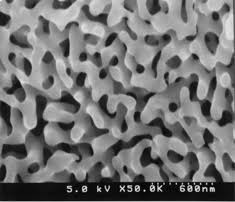
#> input picture input_images/ダウンロード.jpg, 235 x 202 px, found by its file name
$ python ROI.py
#> lines starting #> are read from the running program, lines starting #| are printed output that depends on the picture
import matplotlib.pyplot as plt
from matplotlib.widgets import RectangleSelector
from skimage import io

# 選択範囲の左上(x1, y1)と右下(x2, y2)
x1 = y1 = x2 = y2 = 0

def onselect(eclick, erelease):
    global x1, y1, x2, y2
    # もし eclick.xdata や erelease.xdata が None であれば、ドラッグが無効
    if eclick.xdata is None or erelease.xdata is None:
        print("ドラッグが正しく行われていません。画像の上でドラッグしてみてください。")
        return

    x1, y1 = int(eclick.xdata), int(eclick.ydata)
    x2, y2 = int(erelease.xdata), int(erelease.ydata)

    width = abs(x2 - x1)
    height = abs(y2 - y1)
    area = width * height

    print(f"選択された範囲: (x1={x1}, y1={y1}) → (x2={x2}, y2={y2})")
    print(f"幅: {width} px, 高さ: {height} px, 面積: {area} px^2\n")

def main():
    # 画像読み込み
    image_path = "input_images/ダウンロード.jpg"
    img = io.imread(image_path)
#> img is the input picture: shape (202, 235, 3); min 0, max 245, mean 116.1

    fig, ax = plt.subplots()
    ax.imshow(img, cmap='gray')
    ax.set_title("ドラッグで範囲選択 → ピクセル数を計測")

    # drawtype='box' を明記, button=[1] を削除
    rect_selector = RectangleSelector(
        ax,
        onselect,
        useblit=False,
        minspanx=5,
        minspany=5,
        spancoords='data',
        interactive=True
    )

    plt.show()
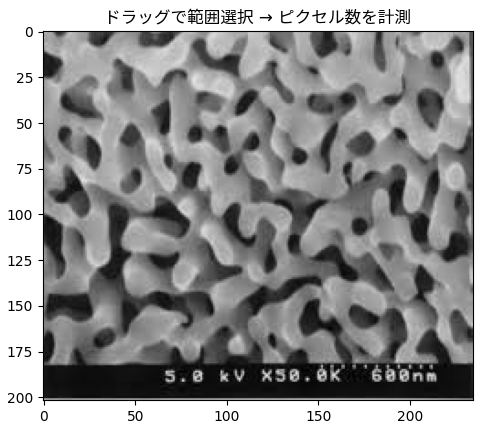
#> figure drawn by matplotlib, 1 panel

if __name__ == "__main__":
    main()
